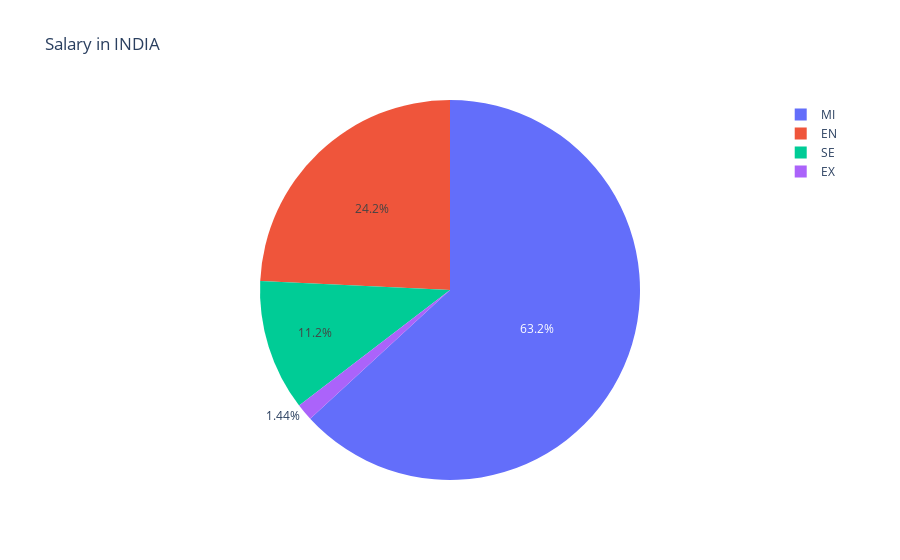

The cell this chart's notebook holds for it:
### Markdown cell above
####  Earning in india

### Code cell
fig = px.pie(df.query("employment_type== 'FT' ").query("work_year == 2020"), 
             values='salary', names='experience_level', title='Salary in INDIA')
fig.show()

### Figure 1 — Plotly figure (JSON) as saved in the notebook; plotly's stock layout.template omitted (floating-point values rounded to 4 significant figures)
{"data": [{"domain": {"x": [0, 1], "y": [0, 1]}, "hovertemplate": "experience_level=%{label}<br>salary=%{value}<extra></extra>", "labels": ["MI", "SE", "SE", "MI", "SE", "EN", "SE", "MI", "MI", "SE", "EN", "MI", "EN", "MI", "MI", "MI", "EN", "SE", "EN", "MI", "MI", "MI", "SE", "MI", "MI", "EX", "EN", "SE", "SE", "MI", "EN", "SE", "MI", "MI", "MI", "MI", "EN", "EN", "EN", "MI", "EX", "MI", "MI", "MI", "MI", "SE", "MI", "MI", "EN", "EN", "EN", "EN", "SE", "MI", "MI", "SE", "MI", "MI", "MI", "SE", "SE", "EN", "EN", "SE", "EN", "SE", "MI", "MI"], "legendgroup": "", "name": "", "showlegend": true, "type": "pie", "values": [70000, 260000, 85000, 20000, 150000, 72000, 190000, 11000000, 135000, 125000, 45000, 3000000, 35000, 87000, 85000, 8000, 4450000, 100000, 423000, 56000, 299000, 450000, 42000, 98000, 115000, 325000, 42000, 720000, 157000, 51999, 70000, 60000, 450000, 41000, 65000, 103000, 250000, 10000, 138000, 45760, 70000, 44000, 106000, 88000, 60000, 188000, 105000, 61500, 450000, 91000, 300000, 48000, 130000, 34000, 118000, 120000, 138350, 110000, 130800, 412000, 40000, 55000, 43200, 190200, 105000, 80000, 55000, 37000]}], "layout": {"legend": {"tracegroupgap": 0}, "title": {"text": "Salary in INDIA"}}}
